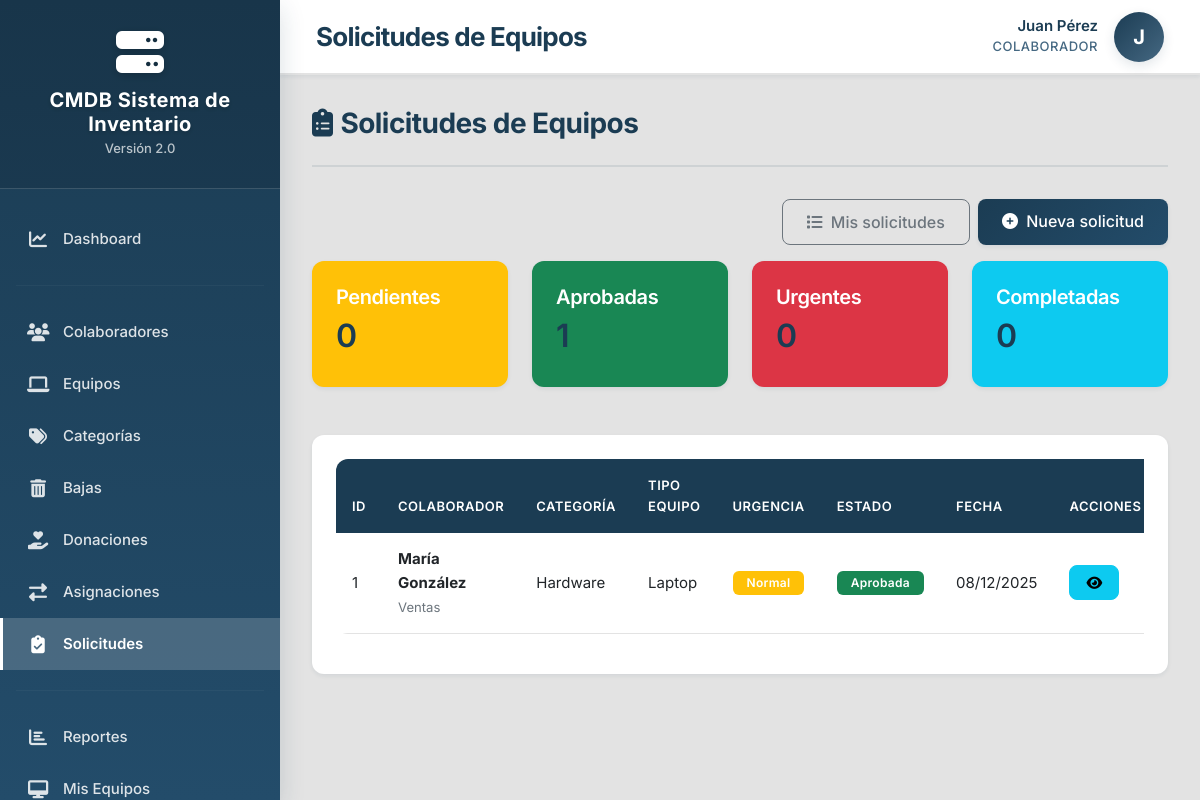
The page /public/index.php?route=necesidades (signed in) on the database its author committed.
### tables this page shows
CREATE TABLE IF NOT EXISTS `necesidades` (
  `id` int NOT NULL AUTO_INCREMENT,
  `colaborador_id` int NOT NULL,
  `categoria_id` int DEFAULT NULL,
  `tipo_equipo` varchar(150) DEFAULT NULL COMMENT 'Ej: Laptop, Mouse, Teclado',
  `justificacion` text NOT NULL COMMENT 'Por qué necesita el equipo',
  `urgencia` enum('baja','normal','alta') DEFAULT 'normal',
  `estado` enum('pendiente','aprobada','rechazada','completada') DEFAULT 'pendiente',
  `administrador_id` int DEFAULT NULL COMMENT 'Admin que aprobó/rechazó',
  `observaciones_admin` text COMMENT 'Comentarios del administrador',
  `equipo_asignado_id` int DEFAULT NULL COMMENT 'Equipo que se le asignó',
  `fecha_solicitud` date NOT NULL,
  `fecha_respuesta` date DEFAULT NULL,
  `fecha_completada` date DEFAULT NULL,
  `created_at` timestamp NULL DEFAULT CURRENT_TIMESTAMP,
  `updated_at` timestamp NULL DEFAULT CURRENT_TIMESTAMP ON UPDATE CURRENT_TIMESTAMP,
  PRIMARY KEY (`id`),
  KEY `idx_colaborador` (`colaborador_id`),
  KEY `idx_estado` (`estado`),
  KEY `idx_categoria` (`categoria_id`)
);

CREATE TABLE IF NOT EXISTS `colaboradores` (
  `id` int NOT NULL AUTO_INCREMENT,
  `nombre` varchar(100) NOT NULL,
  `apellido` varchar(100) NOT NULL,
  `cedula` varchar(20) DEFAULT NULL COMMENT 'Cédula o identificación del colaborador',
  `email` varchar(150) DEFAULT NULL,
  `telefono` varchar(20) DEFAULT NULL,
  `cargo` varchar(100) DEFAULT NULL COMMENT 'Puesto o cargo del colaborador',
  `departamento` varchar(100) DEFAULT NULL COMMENT 'Departamento al que pertenece',
  `ubicacion` varchar(200) DEFAULT NULL COMMENT 'Ubicación física (oficina, piso, etc.)',
  `foto_perfil` varchar(255) DEFAULT NULL COMMENT 'Ruta de la foto del colaborador',
  `fecha_ingreso` date DEFAULT NULL COMMENT 'Fecha de ingreso a la empresa',
  `estado` enum('activo','inactivo','suspendido') NOT NULL DEFAULT 'activo',
  `observaciones` text,
  `created_at` timestamp NULL DEFAULT CURRENT_TIMESTAMP,
  `updated_at` timestamp NULL DEFAULT CURRENT_TIMESTAMP ON UPDATE CURRENT_TIMESTAMP,
  PRIMARY KEY (`id`),
  UNIQUE KEY `cedula` (`cedula`),
  KEY `idx_nombre` (`nombre`,`apellido`),
  KEY `idx_cedula` (`cedula`),
  KEY `idx_estado` (`estado`),
  KEY `idx_departamento` (`departamento`)
);

CREATE TABLE IF NOT EXISTS `categorias` (
  `id` int NOT NULL AUTO_INCREMENT,
  `nombre` varchar(100) NOT NULL,
  `descripcion` text,
  `estado` enum('activa','inactiva') NOT NULL DEFAULT 'activa',
  `created_at` timestamp NULL DEFAULT CURRENT_TIMESTAMP,
  `updated_at` timestamp NULL DEFAULT CURRENT_TIMESTAMP ON UPDATE CURRENT_TIMESTAMP,
  PRIMARY KEY (`id`),
  UNIQUE KEY `nombre` (`nombre`),
  KEY `idx_nombre` (`nombre`),
  KEY `idx_estado` (`estado`)
);

### src/Controllers/NecesidadController.php (called while the page is built, shortened)
<?php
class NecesidadController extends BaseController
{
    private $necesidadModel;
    public function __construct()
    {
        $this->necesidadModel = new Necesidad();
    }
    public function index()
    {
        $solicitudes = $this->necesidadModel->getAllConDetalles();
        $estadisticas = $this->necesidadModel->getEstadisticas();
        $this->render('Views/necesidades/index.php', [
            'pageTitle' => 'Solicitudes de Equipos',
            'solicitudes' => $solicitudes,
            'estadisticas' => $estadisticas
        ]);
    }
}

### public/index.php (called while the page is built, shortened)
<?php
require_once '../src/Core/helpers.php';
require_once '../config/database.php';
try {
    $action = $_GET['action'] ?? 'index';
    $controller = new $controllerClass();
    $controller->$action();
} catch (Throwable $e) {
    if ($e->getCode() === 404) {
        http_response_code(404);
        echo "<h1>404 - Página no encontrada</h1>";
        echo "<p>" . htmlspecialchars($e->getMessage()) . "</p>";
    } else {
        handleException($e);
    }
    exit;
}

### src/Core/Database.php (called while the page is built, shortened)
<?php
class Database
{
    private static $instance = null;
    private $connection;
    private function __construct() {
        try {
            $dsn = 'mysql:host=' . DB_HOST . ';dbname=' . DB_NAME . ';charset=' . DB_CHARSET;
            $this->connection = new PDO($dsn, DB_USER, DB_PASS, [
                PDO::ATTR_ERRMODE => PDO::ERRMODE_EXCEPTION,
                PDO::ATTR_DEFAULT_FETCH_MODE => PDO::FETCH_ASSOC,
                PDO::ATTR_EMULATE_PREPARES => false,
            ]);
        } catch (PDOException $e) {
            throw new \Exception("Error de conexión a la base de datos: " . $e->getMessage());
        }
    }
    public static function getInstance() {
        if (self::$instance === null) {
            self::$instance = new self();
        }
        return self::$instance;
    }
    public function getConnection() {
        return $this->connection;
    }
}

### src/Models/Necesidad.php (called while the page is built, shortened)
<?php
class Necesidad extends Model
{
    protected $table = 'necesidades';
    public function getAllConDetalles()
    {
        $sql = "SELECT
                    n.*,
                    CONCAT(c.nombre, ' ', c.apellido) as colaborador_nombre,
                    c.departamento,
                    c.cargo,
                    cat.nombre as categoria_nombre,
                    u.nombre as admin_nombre
                FROM {$this->table} n
                INNER JOIN colaboradores c ON n.colaborador_id = c.id
                LEFT JOIN categorias cat ON n.categoria_id = cat.id
                LEFT JOIN usuarios u ON n.administrador_id = u.id
                ORDER BY
                    CASE n.estado
                        WHEN 'pendiente' THEN 1
                        WHEN 'aprobada' THEN 2
                        WHEN 'rechazada' THEN 3
                        WHEN 'completada' THEN 4
                    END,
                    n.urgencia DESC,
                    n.created_at DESC";
        return $this->query($sql)->fetchAll();
    }
    public function getEstadisticas()
    {
        $sql = "SELECT
                    COUNT(*) as total,
                    SUM(CASE WHEN estado = 'pendiente' THEN 1 ELSE 0 END) as pendientes,
                    SUM(CASE WHEN estado = 'aprobada' THEN 1 ELSE 0 END) as aprobadas,
                    SUM(CASE WHEN estado = 'rechazada' THEN 1 ELSE 0 END) as rechazadas,
                    SUM(CASE WHEN estado = 'completada' THEN 1 ELSE 0 END) as completadas,
                    SUM(CASE WHEN urgencia = 'alta' AND estado = 'pendiente' THEN 1 ELSE 0 END) as urgentes
                FROM {$this->table}";
        return $this->query($sql)->fetch();
    }
}

### src/Models/Model.php (called while the page is built, shortened)
<?php
class Model
{
    protected $db;
    public function __construct() {
        $this->db = Database::getInstance()->getConnection();
    }
    public function query($sql, $params = []) {
        $stmt = $this->db->prepare($sql);
        $stmt->execute($params);
        return $stmt;
    }
}

### src/Core/helpers.php (called while the page is built, shortened)
<?php
function e($string) {
    return htmlspecialchars($string ?? '', ENT_QUOTES, 'UTF-8');
}

### src/Views/necesidades/index.php (the view, shortened to what this page needs)
<div class="page-header">
    <h2><i class="fas fa-clipboard-list me-2"></i>Solicitudes de Equipos</h2>
</div>
<div class="d-flex justify-content-between align-items-center mb-3">
    <div class="d-flex gap-2">
        <a href="index.php?route=necesidades&action=misSolicitudes" class="btn btn-outline-secondary">
            <i class="fas fa-list me-1"></i> Mis solicitudes
        </a>
        <a href="index.php?route=necesidades&action=crear" class="btn btn-primary">
            <i class="fas fa-plus-circle me-1"></i> Nueva solicitud
        </a>
    </div>
</div>
<div class="row mb-4">
    <div class="col-md-3">
        <div class="card bg-warning text-white">
            <div class="card-body">
                <h5 class="card-title">Pendientes</h5>
                <h2><?= $estadisticas['pendientes'] ?? 0 ?></h2>
            </div>
        </div>
    </div>
    <div class="col-md-3">
        <div class="card bg-success text-white">
            <div class="card-body">
                <h5 class="card-title">Aprobadas</h5>
                <h2><?= $estadisticas['aprobadas'] ?? 0 ?></h2>
            </div>
        </div>
    </div>
    <div class="col-md-3">
        <div class="card bg-danger text-white">
            <div class="card-body">
                <h5 class="card-title">Urgentes</h5>
                <h2><?= $estadisticas['urgentes'] ?? 0 ?></h2>
            </div>
        </div>
    </div>
    <div class="col-md-3">
        <div class="card bg-info text-white">
            <div class="card-body">
                <h5 class="card-title">Completadas</h5>
                <h2><?= $estadisticas['completadas'] ?? 0 ?></h2>
            </div>
        </div>
    </div>
</div>
<div class="card">
    <div class="card-body">
        <div class="table-responsive">
            <table class="table table-hover">
                <thead>
                    <tr>
                        <th>ID</th>
                        <th>Colaborador</th>
                        <th>Categoría</th>
                        <th>Tipo Equipo</th>
                        <th>Urgencia</th>
                        <th>Estado</th>
                        <th>Fecha</th>
                        <th>Acciones</th>
                    </tr>
                </thead>
                <tbody>
                    <?php if (empty($solicitudes)): ?>
                        <tr>
                            <td colspan="8" class="text-center">No hay solicitudes registradas</td>
                        </tr>
                    <?php else: ?>
                        <?php foreach ($solicitudes as $sol): ?>
                            <tr>
                                <td><?= $sol['id'] ?></td>
                                <td>
                                    <strong><?= e($sol['colaborador_nombre']) ?></strong><br>
                                    <small class="text-muted"><?= e($sol['departamento']) ?></small>
                                </td>
                                <td><?= e($sol['categoria_nombre'] ?? 'N/A') ?></td>
                                <td><?= e($sol['tipo_equipo'] ?? 'No especificado') ?></td>
                                <td>
                                    <?php
                                    $urgenciaBadge = [
                                        'alta' => 'danger',
                                        'normal' => 'warning',
                                        'baja' => 'secondary'
                                    ];
                                    ?>
                                    <span class="badge bg-<?= $urgenciaBadge[$sol['urgencia']] ?>">
                                        <?= ucfirst($sol['urgencia']) ?>
                                    </span>
                                </td>
                                <td>
                                    <?php
                                    $estadoBadge = [
                                        'pendiente' => 'warning',
                                        'aprobada' => 'success',
                                        'rechazada' => 'danger',
                                        'completada' => 'info'
                                    ];
                                    ?>
                                    <span class="badge bg-<?= $estadoBadge[$sol['estado']] ?>">
                                        <?= ucfirst($sol['estado']) ?>
                                    </span>
                                </td>
                                <td><?= date('d/m/Y', strtotime($sol['fecha_solicitud'])) ?></td>
                                <td>
                                    <a href="index.php?route=necesidades&action=ver&id=<?= $sol['id'] ?>"
                                       class="btn btn-sm btn-info">
                                        <i class="fas fa-eye"></i>
                                    </a>
                                </td>
                            </tr>
                        <?php endforeach; ?>
                    <?php endif; ?>
                </tbody>
            </table>
        </div>
    </div>
</div>

### public/assets/css/custom.css (style rules this page uses)
:root { --color-primary: #1B3C53; --color-secondary: #234C6A; --color-tertiary: #456882; --color-background: #E3E3E3; --color-success: #28a745; --color-danger: #dc3545; --color-warning: #ffc107; --color-info: #17a2b8; --sidebar-width: 280px; --header-height: 75px; --border-radius: 12px; --transition-speed: 0.3s; --shadow-sm: 0 2px 4px rgba(27, 60, 83, 0.08); --shadow-md: 0 4px 12px rgba(27, 60, 83, 0.12); --shadow-lg: 0 8px 24px rgba(27, 60, 83, 0.16); --font-family: 'Inter', -apple-system, BlinkMacSystemFont, 'Segoe UI', Roboto, sans-serif; }
body { font-family: var(--font-family); background-color: var(--color-background); color: #2c3e50; font-size: 15px; line-height: 1.6; overflow-x: hidden; }
h1, h2, h3, h4, h5, h6 { font-weight: 600; color: var(--color-primary); letter-spacing: -0.02em; }
.page-header { margin-bottom: 32px; padding-bottom: 16px; border-bottom: 2px solid rgba(27, 60, 83, 0.1); }
.page-header h2 { margin: 0 0 8px 0; font-size: 28px; color: var(--color-primary); font-weight: 700; }
.card { border: none; border-radius: var(--border-radius); box-shadow: var(--shadow-sm); margin-bottom: 24px; transition: all var(--transition-speed) ease; background: white; }
.card-body { padding: 24px; }
.btn-primary { background: linear-gradient(135deg, var(--color-primary), var(--color-secondary)); border: none; padding: 12px 28px; font-weight: 600; border-radius: 8px; transition: all var(--transition-speed) ease; box-shadow: var(--shadow-sm); }
.btn { border-radius: 8px; font-weight: 500; padding: 10px 24px; transition: all var(--transition-speed) ease; }
.btn-sm { padding: 6px 16px; font-size: 14px; }
.badge { padding: 6px 14px; font-weight: 600; border-radius: 6px; font-size: 12px; letter-spacing: 0.3px; }
.table { border-radius: var(--border-radius); overflow: hidden; }
.table thead th { background: var(--color-primary); color: white; font-weight: 600; text-transform: uppercase; font-size: 13px; letter-spacing: 0.5px; border: none; padding: 16px; }
.table tbody tr { transition: all var(--transition-speed) ease; }
.table tbody td { padding: 14px 16px; vertical-align: middle; border-color: var(--color-background); }
.text-muted { color: #6c757d !important; }

### rows shown on the page
necesidades: id "1", colaborador_nombre "María González", colaborador.departamento "Ventas", categoria.nombre "Hardware", tipo_equipo "Laptop", urgencia "Normal", estado "Aprobada", fecha_solicitud "08/12/2025"

### other values the page prints
APP_NAME "CMDB Sistema de Inventario"
APP_VERSION "2.0"
$pageTitle "Solicitudes de Equipos"
currentUser()['nombre'] . ' ' . currentUser()['apellido'] "Juan Pérez"
currentUser()['rol'] "COLABORADOR"
substr(currentUser()['nombre'], 0, 1) "J"
$estadisticas['pendientes'] "0"
$estadisticas['aprobadas'] "1"
$estadisticas['urgentes'] "0"
$estadisticas['completadas'] "0"
